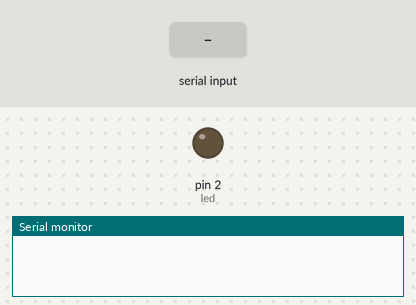
Simulated run of this sketch. Board: Arduino Uno, built with avr-gcc and run on an emulated ATmega328P. On the bench: output pins drawn as LEDs (lit = HIGH), the last lines printed to the serial monitor. The test bench sets the inputs (shaded band).

Above: at 1.2 s.
1.3 s: "90,45\n" received over Serial
At 2.85 s:
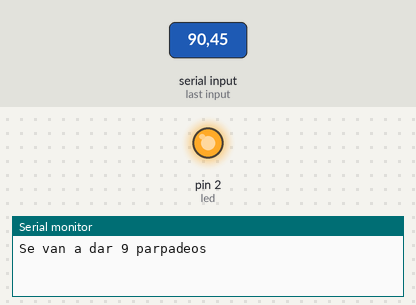
Timing chart, 0 to 10.3 s (numbered marks = the images above; inputs shaded):
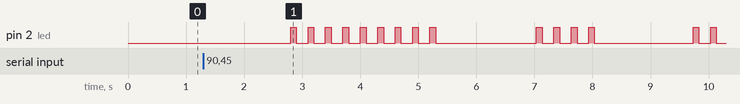

The sketch:

Led.ino
```cpp
/********************************/
/*  Ordenar Parpadeos de un Led */
/********************************/

/*** Fernando Martinez Mendoza ***/

//** Definiciones **//

int parpadeos;
int led = 2;

//** Programa **//

void setup(){
  Serial.begin(9600);     // Inicia la comunicación serial
  pinMode(led, OUTPUT);
}

void loop(){
  if (Serial.available()>0){               // Comprueba si el serial está disponible
    parpadeos =  Serial.read()-48;         // leemos el número de parpadeos
    if (parpadeos >= 1 && parpadeos <= 9)  // Si el valor introducido está entre 1 y 9
    {
      Serial.print("Se van a dar ");
      Serial.print(parpadeos);
      Serial.println(" parpadeos");
      delay(1500);
      for(int i=0;i<parpadeos;i++){        // Realiza los parpadeos
         digitalWrite(led, HIGH);
         delay(100);
         digitalWrite(led, LOW);
         delay(200);
      }
    }
    else {                                 // Si introducimos un valor erroneo
      Serial.println("El dato introducido es incorrecto");
    }
  }
}
```

Measured:
- after the input at 1.3 s, pin 2 (led): LOW → HIGH after 1.5 s, → LOW 0.10 s later, → HIGH 0.20 s later, → LOW 0.10 s later, … (30 changes in this stretch)
